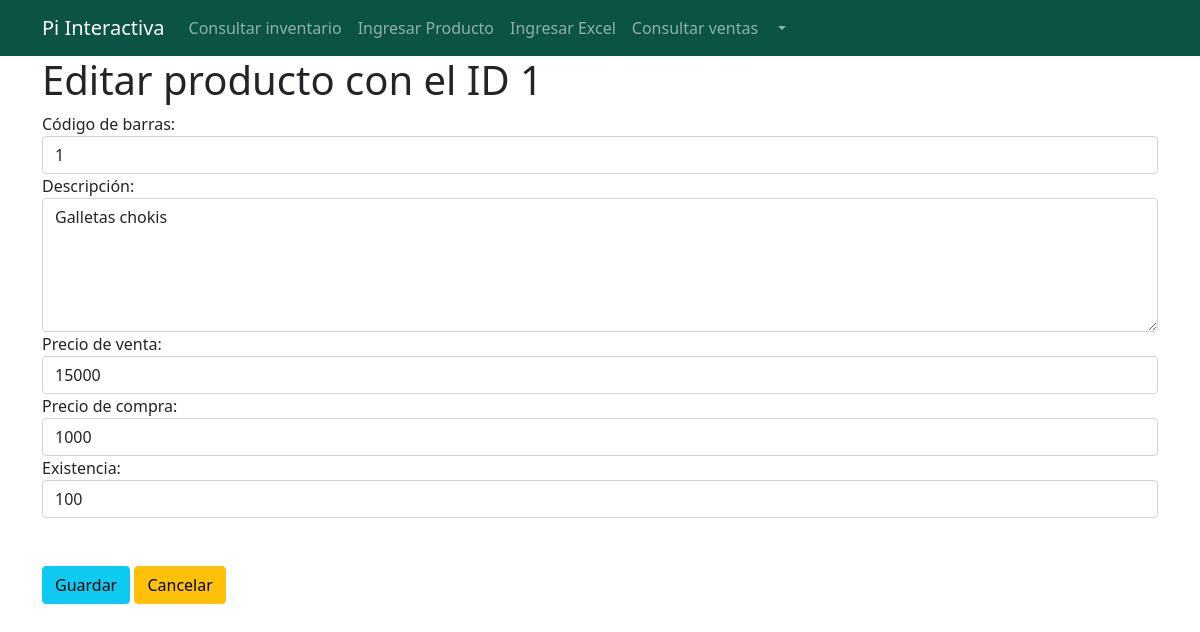
Screenshot of /admin/editar.php?id=1 with the database file from the repository.
### tables this page shows
CREATE TABLE productos(
	id BIGINT UNSIGNED NOT NULL AUTO_INCREMENT,
	codigo VARCHAR(255) NOT NULL,
	descripcion VARCHAR(255) NOT NULL,
	precioVenta int NOT NULL,
	precioCompra int NOT NULL,
	existencia int NOT NULL,
	PRIMARY KEY(id)
);

### admin/editar.php (the view, shortened to what this page needs)
<?php
	$id = $_GET["id"];
	include_once "../conexion.php";
	$sentencia = $con->prepare("SELECT * FROM productos WHERE id = ?;");
	$sentencia->execute([$id]);
	$producto = $sentencia->fetch(PDO::FETCH_OBJ);
?>
<!DOCTYPE html>
<html lang="en">
<?php
	include_once './header.php';
	include_once './adminNavbar.php';
?>
<body>
<div class="container">
	<div class="row">
		<div class="col-lg-12">
			<h1>Editar producto con el ID <?php echo $producto->id; ?></h1>
			<form method="post" action="guardarDatosEditados.php">
				<label for="codigo">Código de barras:</label>
				<input value="<?php echo $producto->codigo ?>" class="form-control" name="codigo" required type="text" id="codigo" placeholder="Escribe el código">
				<label for="descripcion">Descripción:</label>
				<textarea required id="descripcion" name="descripcion" cols="30" rows="5" class="form-control"><?php echo $producto->descripcion ?></textarea>
				<label for="precioVenta">Precio de venta:</label>
				<input value="<?php echo $producto->precioVenta ?>" class="form-control" name="precioVenta" required type="number" id="precioVenta" placeholder="Precio de venta">
				<label for="precioCompra">Precio de compra:</label>
				<input value="<?php echo $producto->precioCompra ?>" class="form-control" name="precioCompra" required type="number" id="precioCompra" placeholder="Precio de compra">
				<label for="existencia">Existencia:</label>
				<input value="<?php echo $producto->existencia ?>" class="form-control" name="existencia" required type="number" id="existencia" placeholder="Cantidad o existencia">
				<br><br><input class="btn btn-info" type="submit" value="Guardar">
				<a class="btn btn-warning" href="./listar.php">Cancelar</a>
			</form>
		</div>
	</div>
</div>
</body>
</html>

### css/style.css (style rules this page uses)
body { background-color: #ffffff; }

### rows the page displays
productos: id "1", codigo "1", descripcion "Galletas chokis", precioVenta "15000", precioCompra "1000", existencia "100"
